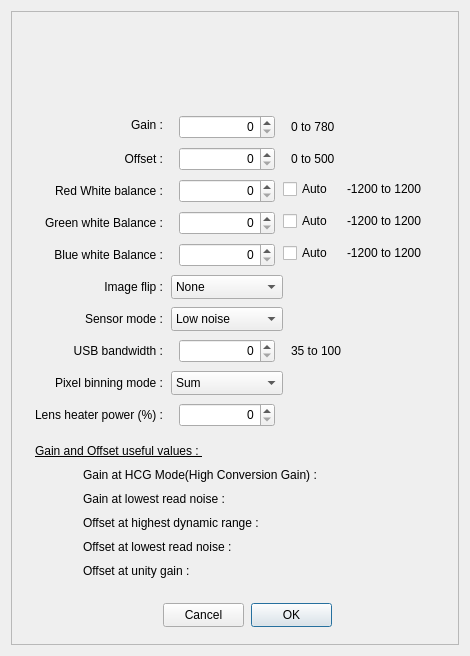
<?xml version="1.0" encoding="UTF-8"?>
<ui version="4.0">
 <class>X2Camera</class>
 <widget class="QDialog" name="X2Camera">
  <property name="geometry">
   <rect>
    <x>0</x>
    <y>0</y>
    <width>470</width>
    <height>656</height>
   </rect>
  </property>
  <property name="minimumSize">
   <size>
    <width>470</width>
    <height>656</height>
   </size>
  </property>
  <property name="maximumSize">
   <size>
    <width>470</width>
    <height>656</height>
   </size>
  </property>
  <property name="windowTitle">
   <string>PlayerOne Camera Settings</string>
  </property>
  <layout class="QVBoxLayout" name="verticalLayout_6">
   <item>
    <widget class="X2Form" name="X2Form">
     <property name="frameShape">
      <enum>QFrame::StyledPanel</enum>
     </property>
     <property name="frameShadow">
      <enum>QFrame::Raised</enum>
     </property>
     <widget class="QLabel" name="label_2">
      <property name="geometry">
       <rect>
        <x>40</x>
        <y>102</y>
        <width>112</width>
        <height>24</height>
       </rect>
      </property>
      <property name="text">
       <string>Gain :</string>
      </property>
      <property name="alignment">
       <set>Qt::AlignRight|Qt::AlignTrailing|Qt::AlignVCenter</set>
      </property>
     </widget>
     <widget class="QLabel" name="label_4">
      <property name="geometry">
       <rect>
        <x>0</x>
        <y>168</y>
        <width>152</width>
        <height>24</height>
       </rect>
      </property>
      <property name="text">
       <string>Red White balance :</string>
      </property>
      <property name="alignment">
       <set>Qt::AlignRight|Qt::AlignTrailing|Qt::AlignVCenter</set>
      </property>
     </widget>
     <widget class="QLabel" name="label_5">
      <property name="geometry">
       <rect>
        <x>8</x>
        <y>200</y>
        <width>144</width>
        <height>24</height>
       </rect>
      </property>
      <property name="text">
       <string>Green white Balance :</string>
      </property>
      <property name="alignment">
       <set>Qt::AlignRight|Qt::AlignTrailing|Qt::AlignVCenter</set>
      </property>
     </widget>
     <widget class="QLabel" name="label_8">
      <property name="geometry">
       <rect>
        <x>32</x>
        <y>296</y>
        <width>120</width>
        <height>24</height>
       </rect>
      </property>
      <property name="text">
       <string>Sensor mode :</string>
      </property>
      <property name="alignment">
       <set>Qt::AlignRight|Qt::AlignTrailing|Qt::AlignVCenter</set>
      </property>
     </widget>
     <widget class="QSpinBox" name="Gain">
      <property name="geometry">
       <rect>
        <x>168</x>
        <y>104</y>
        <width>96</width>
        <height>24</height>
       </rect>
      </property>
      <property name="alignment">
       <set>Qt::AlignRight|Qt::AlignTrailing|Qt::AlignVCenter</set>
      </property>
     </widget>
     <widget class="QSpinBox" name="WB_R">
      <property name="geometry">
       <rect>
        <x>168</x>
        <y>168</y>
        <width>96</width>
        <height>24</height>
       </rect>
      </property>
      <property name="alignment">
       <set>Qt::AlignRight|Qt::AlignTrailing|Qt::AlignVCenter</set>
      </property>
     </widget>
     <widget class="QSpinBox" name="WB_G">
      <property name="geometry">
       <rect>
        <x>168</x>
        <y>200</y>
        <width>96</width>
        <height>24</height>
       </rect>
      </property>
      <property name="alignment">
       <set>Qt::AlignRight|Qt::AlignTrailing|Qt::AlignVCenter</set>
      </property>
     </widget>
     <widget class="QLabel" name="label_6">
      <property name="geometry">
       <rect>
        <x>8</x>
        <y>232</y>
        <width>144</width>
        <height>24</height>
       </rect>
      </property>
      <property name="text">
       <string>Blue white Balance :</string>
      </property>
      <property name="alignment">
       <set>Qt::AlignRight|Qt::AlignTrailing|Qt::AlignVCenter</set>
      </property>
     </widget>
     <widget class="QSpinBox" name="WB_B">
      <property name="geometry">
       <rect>
        <x>168</x>
        <y>232</y>
        <width>96</width>
        <height>24</height>
       </rect>
      </property>
      <property name="alignment">
       <set>Qt::AlignRight|Qt::AlignTrailing|Qt::AlignVCenter</set>
      </property>
     </widget>
     <widget class="QPushButton" name="pushButtonOK">
      <property name="geometry">
       <rect>
        <x>240</x>
        <y>592</y>
        <width>81</width>
        <height>24</height>
       </rect>
      </property>
      <property name="text">
       <string>OK</string>
      </property>
     </widget>
     <widget class="QPushButton" name="pushButtonCancel">
      <property name="geometry">
       <rect>
        <x>152</x>
        <y>592</y>
        <width>81</width>
        <height>24</height>
       </rect>
      </property>
      <property name="text">
       <string>Cancel</string>
      </property>
     </widget>
     <widget class="QComboBox" name="SensorMode">
      <property name="geometry">
       <rect>
        <x>160</x>
        <y>296</y>
        <width>112</width>
        <height>24</height>
       </rect>
      </property>
      <item>
       <property name="text">
        <string>Low noise</string>
       </property>
      </item>
     </widget>
     <widget class="QLabel" name="label_11">
      <property name="geometry">
       <rect>
        <x>32</x>
        <y>328</y>
        <width>120</width>
        <height>24</height>
       </rect>
      </property>
      <property name="text">
       <string>USB bandwidth :</string>
      </property>
      <property name="alignment">
       <set>Qt::AlignRight|Qt::AlignTrailing|Qt::AlignVCenter</set>
      </property>
     </widget>
     <widget class="QSpinBox" name="USBBandwidth">
      <property name="geometry">
       <rect>
        <x>168</x>
        <y>328</y>
        <width>96</width>
        <height>24</height>
       </rect>
      </property>
      <property name="alignment">
       <set>Qt::AlignRight|Qt::AlignTrailing|Qt::AlignVCenter</set>
      </property>
     </widget>
     <widget class="QLabel" name="label_logo">
      <property name="geometry">
       <rect>
        <x>123</x>
        <y>8</y>
        <width>200</width>
        <height>78</height>
       </rect>
      </property>
      <property name="text">
       <string/>
      </property>
      <property name="pixmap">
       <pixmap>PlayerOne.png</pixmap>
      </property>
      <property name="alignment">
       <set>Qt::AlignCenter</set>
      </property>
      <property name="X2_PhotoFileName" stdset="0">
       <string>PlayerOne.png</string>
      </property>
     </widget>
     <widget class="QLabel" name="label_7">
      <property name="geometry">
       <rect>
        <x>8</x>
        <y>264</y>
        <width>144</width>
        <height>24</height>
       </rect>
      </property>
      <property name="text">
       <string>Image flip :</string>
      </property>
      <property name="alignment">
       <set>Qt::AlignRight|Qt::AlignTrailing|Qt::AlignVCenter</set>
      </property>
     </widget>
     <widget class="QComboBox" name="Flip">
      <property name="geometry">
       <rect>
        <x>160</x>
        <y>264</y>
        <width>112</width>
        <height>24</height>
       </rect>
      </property>
      <item>
       <property name="text">
        <string>None</string>
       </property>
      </item>
      <item>
       <property name="text">
        <string>Horizontal</string>
       </property>
      </item>
      <item>
       <property name="text">
        <string>Vertical</string>
       </property>
      </item>
      <item>
       <property name="text">
        <string>Both</string>
       </property>
      </item>
     </widget>
     <widget class="QCheckBox" name="checkBox_2">
      <property name="geometry">
       <rect>
        <x>272</x>
        <y>168</y>
        <width>56</width>
        <height>20</height>
       </rect>
      </property>
      <property name="text">
       <string>Auto</string>
      </property>
     </widget>
     <widget class="QCheckBox" name="checkBox_3">
      <property name="geometry">
       <rect>
        <x>272</x>
        <y>200</y>
        <width>56</width>
        <height>20</height>
       </rect>
      </property>
      <property name="text">
       <string>Auto</string>
      </property>
     </widget>
     <widget class="QCheckBox" name="checkBox_4">
      <property name="geometry">
       <rect>
        <x>272</x>
        <y>232</y>
        <width>56</width>
        <height>20</height>
       </rect>
      </property>
      <property name="text">
       <string>Auto</string>
      </property>
     </widget>
     <widget class="QComboBox" name="PixelBinMode">
      <property name="geometry">
       <rect>
        <x>160</x>
        <y>360</y>
        <width>112</width>
        <height>24</height>
       </rect>
      </property>
      <item>
       <property name="text">
        <string>Sum</string>
       </property>
      </item>
      <item>
       <property name="text">
        <string>Average</string>
       </property>
      </item>
     </widget>
     <widget class="QLabel" name="label_9">
      <property name="geometry">
       <rect>
        <x>24</x>
        <y>360</y>
        <width>128</width>
        <height>24</height>
       </rect>
      </property>
      <property name="text">
       <string>Pixel binning mode :</string>
      </property>
      <property name="alignment">
       <set>Qt::AlignRight|Qt::AlignTrailing|Qt::AlignVCenter</set>
      </property>
     </widget>
     <widget class="QLabel" name="gainRange">
      <property name="geometry">
       <rect>
        <x>280</x>
        <y>104</y>
        <width>112</width>
        <height>24</height>
       </rect>
      </property>
      <property name="text">
       <string>0 to 780</string>
      </property>
     </widget>
     <widget class="QLabel" name="UsbBandwidthRange">
      <property name="geometry">
       <rect>
        <x>280</x>
        <y>328</y>
        <width>104</width>
        <height>24</height>
       </rect>
      </property>
      <property name="text">
       <string>35 to 100</string>
      </property>
     </widget>
     <widget class="QLabel" name="offsetHDR">
      <property name="geometry">
       <rect>
        <x>72</x>
        <y>504</y>
        <width>320</width>
        <height>16</height>
       </rect>
      </property>
      <property name="text">
       <string>Offset at highest dynamic range : </string>
      </property>
     </widget>
     <widget class="QLabel" name="offsetRange">
      <property name="geometry">
       <rect>
        <x>280</x>
        <y>136</y>
        <width>112</width>
        <height>24</height>
       </rect>
      </property>
      <property name="text">
       <string>0 to 500</string>
      </property>
     </widget>
     <widget class="QLabel" name="label_13">
      <property name="geometry">
       <rect>
        <x>40</x>
        <y>136</y>
        <width>112</width>
        <height>24</height>
       </rect>
      </property>
      <property name="text">
       <string>Offset :</string>
      </property>
      <property name="alignment">
       <set>Qt::AlignRight|Qt::AlignTrailing|Qt::AlignVCenter</set>
      </property>
     </widget>
     <widget class="QSpinBox" name="Offset">
      <property name="geometry">
       <rect>
        <x>168</x>
        <y>136</y>
        <width>96</width>
        <height>24</height>
       </rect>
      </property>
      <property name="alignment">
       <set>Qt::AlignRight|Qt::AlignTrailing|Qt::AlignVCenter</set>
      </property>
     </widget>
     <widget class="QLabel" name="offsetUnity">
      <property name="geometry">
       <rect>
        <x>72</x>
        <y>552</y>
        <width>320</width>
        <height>16</height>
       </rect>
      </property>
      <property name="text">
       <string>Offset at unity gain : </string>
      </property>
     </widget>
     <widget class="QLabel" name="gainLowestReadNoise">
      <property name="geometry">
       <rect>
        <x>72</x>
        <y>480</y>
        <width>320</width>
        <height>16</height>
       </rect>
      </property>
      <property name="text">
       <string>Gain at lowest read noise : </string>
      </property>
     </widget>
     <widget class="QLabel" name="offsetLowestReadNoise">
      <property name="geometry">
       <rect>
        <x>72</x>
        <y>528</y>
        <width>320</width>
        <height>16</height>
       </rect>
      </property>
      <property name="text">
       <string>Offset at lowest read noise : </string>
      </property>
     </widget>
     <widget class="QLabel" name="HCG_value">
      <property name="geometry">
       <rect>
        <x>72</x>
        <y>456</y>
        <width>320</width>
        <height>16</height>
       </rect>
      </property>
      <property name="text">
       <string>Gain at HCG Mode(High Conversion Gain) : </string>
      </property>
     </widget>
     <widget class="QLabel" name="RwbRange">
      <property name="geometry">
       <rect>
        <x>336</x>
        <y>168</y>
        <width>112</width>
        <height>20</height>
       </rect>
      </property>
      <property name="text">
       <string>-1200 to 1200</string>
      </property>
     </widget>
     <widget class="QLabel" name="GwbRange">
      <property name="geometry">
       <rect>
        <x>336</x>
        <y>200</y>
        <width>112</width>
        <height>20</height>
       </rect>
      </property>
      <property name="text">
       <string>-1200 to 1200</string>
      </property>
     </widget>
     <widget class="QLabel" name="BwbRange">
      <property name="geometry">
       <rect>
        <x>336</x>
        <y>232</y>
        <width>112</width>
        <height>20</height>
       </rect>
      </property>
      <property name="text">
       <string>-1200 to 1200</string>
      </property>
     </widget>
     <widget class="QLabel" name="label">
      <property name="geometry">
       <rect>
        <x>24</x>
        <y>432</y>
        <width>192</width>
        <height>16</height>
       </rect>
      </property>
      <property name="font">
       <font>
        <underline>true</underline>
       </font>
      </property>
      <property name="text">
       <string>Gain and Offset useful values : </string>
      </property>
     </widget>
     <widget class="QSpinBox" name="LensHeaterPower">
      <property name="geometry">
       <rect>
        <x>168</x>
        <y>392</y>
        <width>96</width>
        <height>24</height>
       </rect>
      </property>
      <property name="alignment">
       <set>Qt::AlignRight|Qt::AlignTrailing|Qt::AlignVCenter</set>
      </property>
      <property name="maximum">
       <number>100</number>
      </property>
     </widget>
     <widget class="QLabel" name="label_12">
      <property name="geometry">
       <rect>
        <x>0</x>
        <y>392</y>
        <width>152</width>
        <height>24</height>
       </rect>
      </property>
      <property name="text">
       <string>Lens heater power (%) :</string>
      </property>
      <property name="alignment">
       <set>Qt::AlignRight|Qt::AlignTrailing|Qt::AlignVCenter</set>
      </property>
     </widget>
    </widget>
   </item>
  </layout>
 </widget>
 <customwidgets>
  <customwidget>
   <class>X2Form</class>
   <extends>QFrame</extends>
   <header>x2form.h</header>
   <container>1</container>
  </customwidget>
 </customwidgets>
 <resources/>
 <connections/>
</ui>
